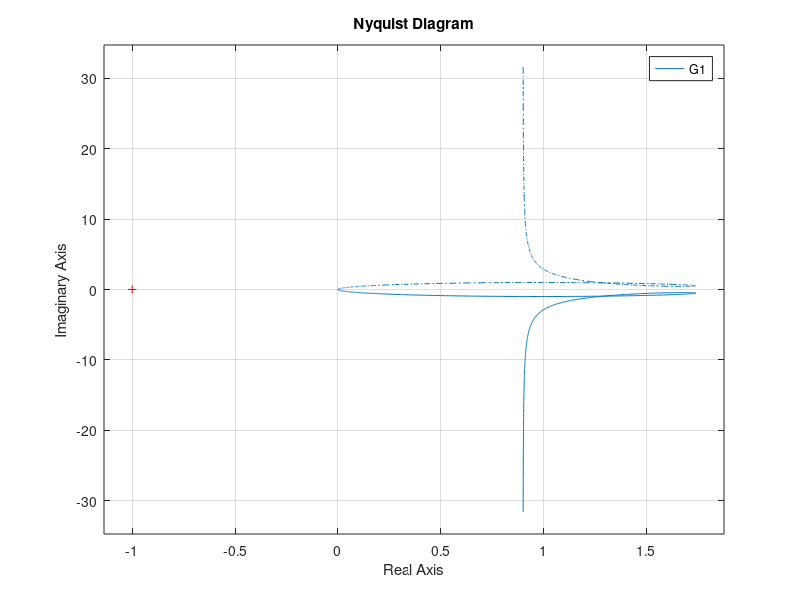
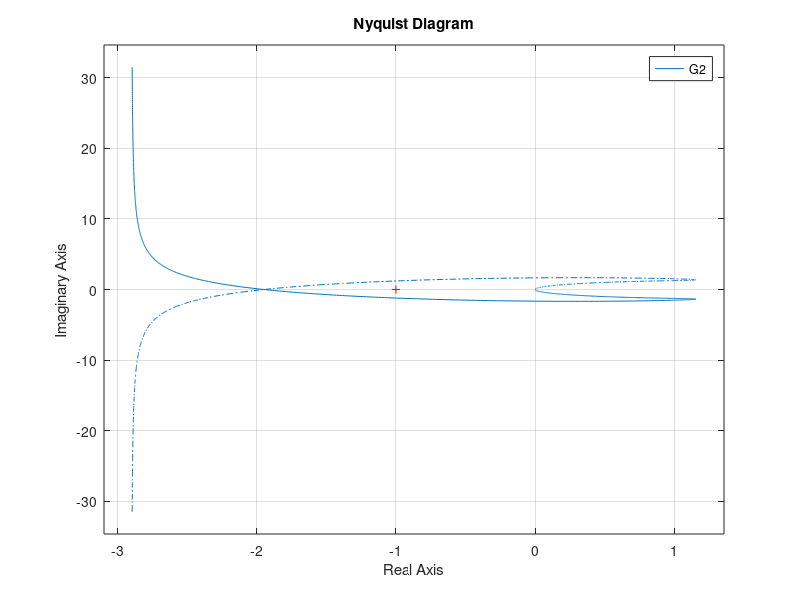
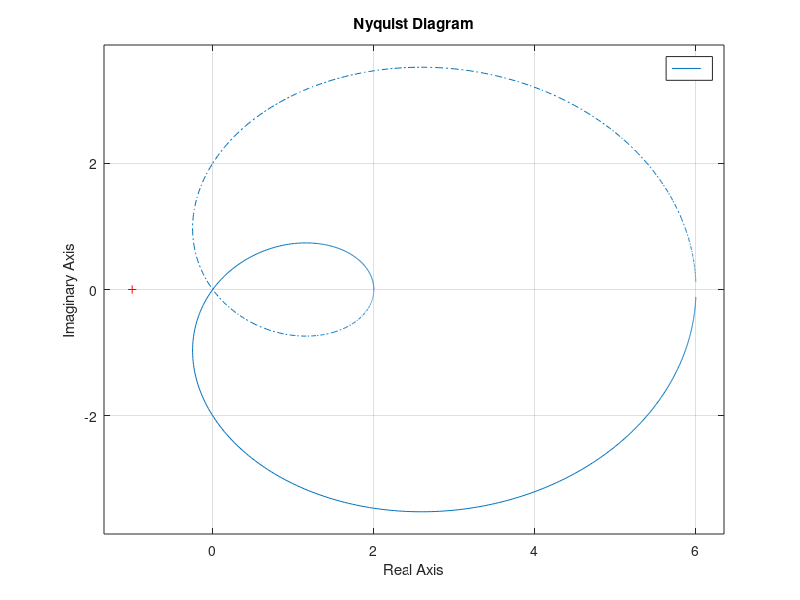
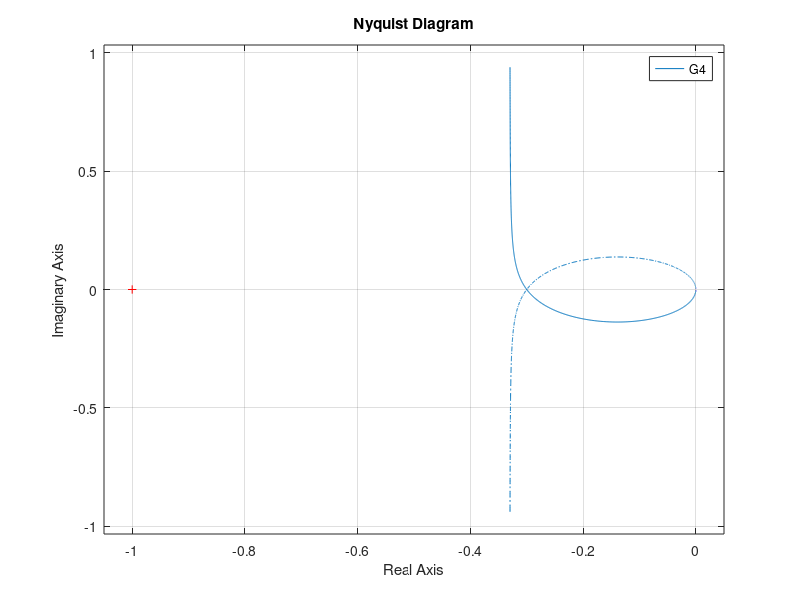

Reproduce these figures in MATLAB, in order. (Note: this script raises an error after producing the figures.)
%% 1
clc;clear;
s = tf('s');
figure()
G1 = (20*(s^2+s+0.5)) / (s*(s+1)*(s+10));
nyquist(G1)

figure()
G2 = (20*(s^2+s+0.5)) / (s*(s-1)*(s+10));
nyquist(G2)

figure()
G3 = (s^2+3) / (s+1)^2;
nyquist(G3*2)

figure()
G4 = (3*(s+1)) / (s*(s-10));
nyquist(G4)

%% 2a
clc;clear;
s = tf('s');
G = 4/(s+2);
G.IODelay = 0.2;
figure()
nyquist(G)
hold on
nyquist(2.2981*G)
hold off

%% 2b
clc;clear;
s = tf('s');
G = 4/(s+2);
G.IODelay = 0.2;
figure()
step(feedback(G,1))
figure()
step(feedback(G, 2.2981))   

%% 2c
clc;clear;
s = tf('s');
figure();
G = 4/(s+2);
G.IODelay = 0.61;
nyquist(G)

%% 3
clc;clear;
s = tf('s');
G = 1000 / (s+1000);
G_tus = c2d(G, 0.0001, 'tustin');
opt = c2dOptions('Method', 'tustin', 'PrewarpFrequency', 1000);
G_tus_pw = c2d(G, 0.0001, opt);
G_imp = c2d(G, 0.0001, 'impulse');
G_mat = c2d(G, 0.0001, 'matched');

figure(1)
hold on
impulse(G)

figure(2)
hold on
step(G)
    
figure(3)
hold on
bode(G)

for sys = [G_tus G_tus_pw G_imp G_mat]
    figure(1)
    impulse(sys)
    
    figure(2)
    step(sys)
    
    figure(3)
    bode(sys)
end